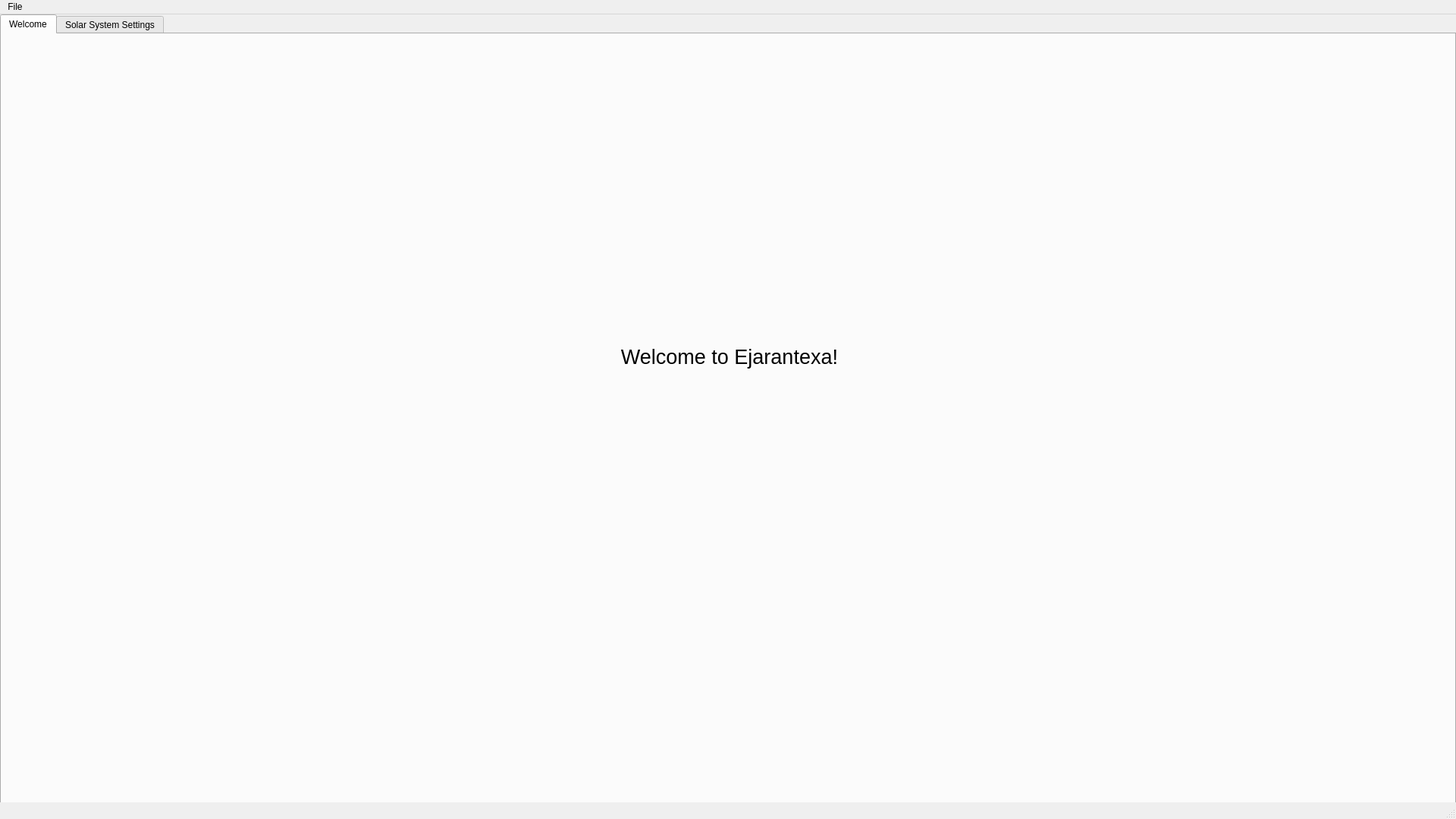
<?xml version="1.0" encoding="UTF-8"?>
<ui version="4.0">
 <class>MainWindow</class>
 <widget class="QMainWindow" name="MainWindow">
  <property name="geometry">
   <rect>
    <x>0</x>
    <y>0</y>
    <width>1920</width>
    <height>1080</height>
   </rect>
  </property>
  <property name="windowTitle">
   <string>MainWindow</string>
  </property>
  <widget class="QWidget" name="centralwidget">
   <widget class="QTabWidget" name="tabWidget">
    <property name="geometry">
     <rect>
      <x>0</x>
      <y>0</y>
      <width>1920</width>
      <height>1080</height>
     </rect>
    </property>
    <property name="currentIndex">
     <number>0</number>
    </property>
    <widget class="QWidget" name="tab_Welcome">
     <attribute name="title">
      <string>Welcome</string>
     </attribute>
     <widget class="QLabel" name="label">
      <property name="geometry">
       <rect>
        <x>800</x>
        <y>400</y>
        <width>320</width>
        <height>50</height>
       </rect>
      </property>
      <property name="font">
       <font>
        <pointsize>20</pointsize>
       </font>
      </property>
      <property name="text">
       <string>Welcome to Ejarantexa!</string>
      </property>
      <property name="alignment">
       <set>Qt::AlignmentFlag::AlignCenter</set>
      </property>
     </widget>
    </widget>
    <widget class="QWidget" name="tab_SSEditor">
     <attribute name="title">
      <string>Solar System Settings</string>
     </attribute>
     <widget class="QWidget" name="">
      <property name="geometry">
       <rect>
        <x>10</x>
        <y>10</y>
        <width>291</width>
        <height>28</height>
       </rect>
      </property>
      <layout class="QHBoxLayout" name="layout_CreateLoadSys">
       <property name="sizeConstraint">
        <enum>QLayout::SizeConstraint::SetNoConstraint</enum>
       </property>
       <item>
        <widget class="QPushButton" name="btn_NewSys">
         <property name="sizePolicy">
          <sizepolicy hsizetype="Fixed" vsizetype="Fixed">
           <horstretch>0</horstretch>
           <verstretch>0</verstretch>
          </sizepolicy>
         </property>
         <property name="text">
          <string>Create New System</string>
         </property>
         <property name="checkable">
          <bool>true</bool>
         </property>
         <property name="checked">
          <bool>true</bool>
         </property>
        </widget>
       </item>
       <item>
        <widget class="QPushButton" name="btn_LoadSys">
         <property name="sizePolicy">
          <sizepolicy hsizetype="Fixed" vsizetype="Fixed">
           <horstretch>0</horstretch>
           <verstretch>0</verstretch>
          </sizepolicy>
         </property>
         <property name="text">
          <string>Load Existing System</string>
         </property>
         <property name="checkable">
          <bool>true</bool>
         </property>
         <property name="checked">
          <bool>false</bool>
         </property>
        </widget>
       </item>
      </layout>
     </widget>
     <widget class="QWidget" name="">
      <property name="geometry">
       <rect>
        <x>320</x>
        <y>10</y>
        <width>341</width>
        <height>28</height>
       </rect>
      </property>
      <layout class="QHBoxLayout" name="layout_FileSelect">
       <item>
        <widget class="QLineEdit" name="txt_FileName">
         <property name="enabled">
          <bool>true</bool>
         </property>
         <property name="sizePolicy">
          <sizepolicy hsizetype="Expanding" vsizetype="Fixed">
           <horstretch>0</horstretch>
           <verstretch>0</verstretch>
          </sizepolicy>
         </property>
        </widget>
       </item>
       <item>
        <widget class="QPushButton" name="btn_SelectFile">
         <property name="sizePolicy">
          <sizepolicy hsizetype="Fixed" vsizetype="Fixed">
           <horstretch>0</horstretch>
           <verstretch>0</verstretch>
          </sizepolicy>
         </property>
         <property name="text">
          <string>Select file...</string>
         </property>
        </widget>
       </item>
      </layout>
     </widget>
    </widget>
   </widget>
  </widget>
  <widget class="QMenuBar" name="menubar">
   <property name="geometry">
    <rect>
     <x>0</x>
     <y>0</y>
     <width>1920</width>
     <height>23</height>
    </rect>
   </property>
   <widget class="QMenu" name="menuFile">
    <property name="title">
     <string>File</string>
    </property>
    <addaction name="actionNew_File"/>
    <addaction name="actionOpen_File"/>
    <addaction name="actionSave"/>
    <addaction name="actionSave_as"/>
   </widget>
   <addaction name="menuFile"/>
  </widget>
  <widget class="QStatusBar" name="statusbar"/>
  <action name="actionNew_File">
   <property name="text">
    <string>New File</string>
   </property>
  </action>
  <action name="actionOpen_File">
   <property name="text">
    <string>Open File</string>
   </property>
  </action>
  <action name="actionSave">
   <property name="text">
    <string>Save</string>
   </property>
  </action>
  <action name="actionSave_as">
   <property name="text">
    <string>Save as...</string>
   </property>
  </action>
 </widget>
 <resources/>
 <connections/>
</ui>
